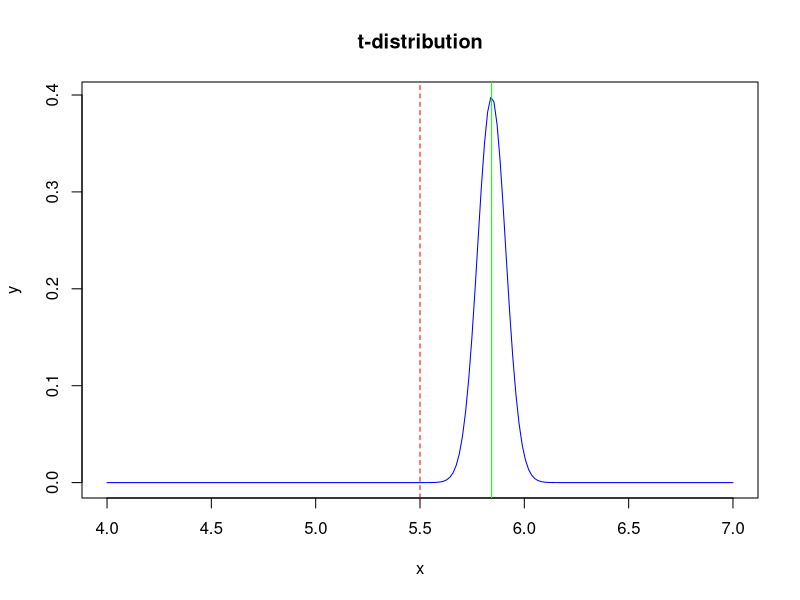

Write the R code that produced this figure.
# One-sample t-test + visualization
result <- t.test(iris$Sepal.Length, mu=5.5)
print(result)

dev.new()
x <- seq(4,7,length=200)
y <- dt((x-mean(iris$Sepal.Length))/(sd(iris$Sepal.Length)/sqrt(150)), df=149)
plot(x,y,type="l",main="t-distribution",col="blue")
abline(v=5.5,col="red",lty=2); abline(v=mean(iris$Sepal.Length),col="green")
